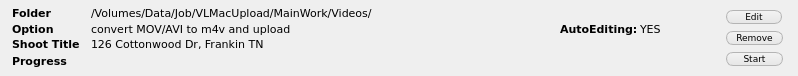
<?xml version="1.0" encoding="UTF-8"?>
<ui version="4.0">
 <class>TaskWidget</class>
 <widget class="QWidget" name="TaskWidget">
  <property name="geometry">
   <rect>
    <x>0</x>
    <y>0</y>
    <width>798</width>
    <height>76</height>
   </rect>
  </property>
  <property name="minimumSize">
   <size>
    <width>0</width>
    <height>76</height>
   </size>
  </property>
  <property name="windowTitle">
   <string>Form</string>
  </property>
  <property name="styleSheet">
   <string notr="true">.TaskWidget {background-color: qlineargradient(x1: 0, y1: 0, x2: 0, y2: 1, stop: 0 rgba(138, 202, 131, 202), stop: 1 rgba(60, 209, 63, 202));}</string>
  </property>
  <layout class="QGridLayout" name="gridLayout_2">
   <property name="leftMargin">
    <number>12</number>
   </property>
   <property name="topMargin">
    <number>5</number>
   </property>
   <property name="bottomMargin">
    <number>5</number>
   </property>
   <property name="verticalSpacing">
    <number>3</number>
   </property>
   <item row="0" column="0">
    <layout class="QGridLayout" name="gridLayout">
     <item row="0" column="0">
      <widget class="QLabel" name="label">
       <property name="minimumSize">
        <size>
         <width>48</width>
         <height>0</height>
        </size>
       </property>
       <property name="maximumSize">
        <size>
         <width>48</width>
         <height>16</height>
        </size>
       </property>
       <property name="font">
        <font>
         <family>Verdana</family>
         <pointsize>8</pointsize>
         <weight>75</weight>
         <bold>true</bold>
        </font>
       </property>
       <property name="text">
        <string>Folder</string>
       </property>
      </widget>
     </item>
     <item row="0" column="2" colspan="3">
      <widget class="QLabel" name="pathLabel">
       <property name="font">
        <font>
         <family>Verdana</family>
         <pointsize>8</pointsize>
        </font>
       </property>
       <property name="text">
        <string>/Volumes/Data/Job/VLMacUpload/MainWork/Videos/</string>
       </property>
      </widget>
     </item>
     <item row="1" column="0">
      <widget class="QLabel" name="label_2">
       <property name="minimumSize">
        <size>
         <width>51</width>
         <height>0</height>
        </size>
       </property>
       <property name="maximumSize">
        <size>
         <width>51</width>
         <height>16</height>
        </size>
       </property>
       <property name="font">
        <font>
         <family>Verdana</family>
         <pointsize>8</pointsize>
         <weight>75</weight>
         <bold>true</bold>
        </font>
       </property>
       <property name="text">
        <string>Option</string>
       </property>
      </widget>
     </item>
     <item row="1" column="2">
      <widget class="QLabel" name="optionLabel">
       <property name="minimumSize">
        <size>
         <width>400</width>
         <height>0</height>
        </size>
       </property>
       <property name="maximumSize">
        <size>
         <width>600</width>
         <height>16777215</height>
        </size>
       </property>
       <property name="font">
        <font>
         <family>Verdana</family>
         <pointsize>8</pointsize>
        </font>
       </property>
       <property name="text">
        <string>convert MOV/AVI to m4v and upload</string>
       </property>
      </widget>
     </item>
     <item row="1" column="3">
      <widget class="QLabel" name="autoEditingLabel">
       <property name="enabled">
        <bool>true</bool>
       </property>
       <property name="minimumSize">
        <size>
         <width>80</width>
         <height>0</height>
        </size>
       </property>
       <property name="maximumSize">
        <size>
         <width>80</width>
         <height>16</height>
        </size>
       </property>
       <property name="font">
        <font>
         <family>Verdana</family>
         <pointsize>8</pointsize>
         <weight>75</weight>
         <bold>true</bold>
        </font>
       </property>
       <property name="text">
        <string>AutoEditing:</string>
       </property>
      </widget>
     </item>
     <item row="1" column="4">
      <widget class="QLabel" name="autoEditing">
       <property name="minimumSize">
        <size>
         <width>80</width>
         <height>0</height>
        </size>
       </property>
       <property name="maximumSize">
        <size>
         <width>80</width>
         <height>16</height>
        </size>
       </property>
       <property name="font">
        <font>
         <family>Verdana</family>
         <pointsize>8</pointsize>
        </font>
       </property>
       <property name="text">
        <string>YES</string>
       </property>
      </widget>
     </item>
     <item row="2" column="0" colspan="2">
      <widget class="QLabel" name="label_3">
       <property name="minimumSize">
        <size>
         <width>71</width>
         <height>0</height>
        </size>
       </property>
       <property name="maximumSize">
        <size>
         <width>71</width>
         <height>16</height>
        </size>
       </property>
       <property name="font">
        <font>
         <family>Verdana</family>
         <pointsize>8</pointsize>
         <weight>75</weight>
         <bold>true</bold>
        </font>
       </property>
       <property name="text">
        <string>Shoot Title</string>
       </property>
      </widget>
     </item>
     <item row="2" column="2" colspan="3">
      <widget class="QLabel" name="shootTitleLabel">
       <property name="font">
        <font>
         <family>Verdana</family>
         <pointsize>8</pointsize>
        </font>
       </property>
       <property name="text">
        <string>126 Cottonwood Dr, Frankin TN</string>
       </property>
      </widget>
     </item>
     <item row="3" column="0">
      <widget class="QLabel" name="label_4">
       <property name="minimumSize">
        <size>
         <width>61</width>
         <height>0</height>
        </size>
       </property>
       <property name="maximumSize">
        <size>
         <width>61</width>
         <height>16</height>
        </size>
       </property>
       <property name="font">
        <font>
         <family>Verdana</family>
         <pointsize>8</pointsize>
         <weight>75</weight>
         <bold>true</bold>
        </font>
       </property>
       <property name="text">
        <string>Progress</string>
       </property>
      </widget>
     </item>
     <item row="3" column="1">
      <widget class="QProgressIndicator" name="progressIndicator" native="true">
       <property name="minimumSize">
        <size>
         <width>18</width>
         <height>18</height>
        </size>
       </property>
       <property name="maximumSize">
        <size>
         <width>18</width>
         <height>18</height>
        </size>
       </property>
      </widget>
     </item>
     <item row="3" column="2" colspan="3">
      <widget class="QLabel" name="progressLabel">
       <property name="font">
        <font>
         <family>Verdana</family>
         <pointsize>8</pointsize>
        </font>
       </property>
       <property name="text">
        <string/>
       </property>
      </widget>
     </item>
    </layout>
   </item>
   <item row="0" column="1">
    <widget class="QWidget" name="widget_2" native="true">
     <property name="minimumSize">
      <size>
       <width>61</width>
       <height>65</height>
      </size>
     </property>
     <property name="maximumSize">
      <size>
       <width>61</width>
       <height>65</height>
      </size>
     </property>
     <widget class="QPushButton" name="editButton">
      <property name="geometry">
       <rect>
        <x>0</x>
        <y>5</y>
        <width>56</width>
        <height>14</height>
       </rect>
      </property>
      <property name="sizePolicy">
       <sizepolicy hsizetype="Minimum" vsizetype="Fixed">
        <horstretch>0</horstretch>
        <verstretch>0</verstretch>
       </sizepolicy>
      </property>
      <property name="font">
       <font>
        <family>Verdana</family>
        <pointsize>7</pointsize>
        <weight>50</weight>
        <bold>false</bold>
       </font>
      </property>
      <property name="styleSheet">
       <string notr="true">QPushButton {
background-color: qlineargradient(x1:0, y1:0, x2:0, y2:1, stop:0 rgba(243, 243, 243, 255), stop:1 rgba(230, 230, 230, 255));
border: 1px solid rgba(180, 180, 180, 255);
border-radius: 7px;
}

QPushButton:hover {
background-color: qlineargradient(x1:0, y1:0, x2:0, y2:1, stop:0 rgba(210, 243, 243, 255), stop:1 rgba(191, 191, 191, 255));
border:none;
border-radius: 7px;
}

QPushButton:pressed {
background-color: qlineargradient(x1:0, y1:0, x2:0, y2:1, stop:0 rgba(170, 243, 243, 255), stop:1 rgba(191, 191, 191, 255));
border:none;
border-radius: 7px;
}</string>
      </property>
      <property name="text">
       <string>Edit</string>
      </property>
     </widget>
     <widget class="QPushButton" name="removeButton">
      <property name="geometry">
       <rect>
        <x>0</x>
        <y>26</y>
        <width>57</width>
        <height>14</height>
       </rect>
      </property>
      <property name="font">
       <font>
        <family>Verdana</family>
        <pointsize>7</pointsize>
        <weight>50</weight>
        <bold>false</bold>
       </font>
      </property>
      <property name="styleSheet">
       <string notr="true">QPushButton {
background-color: qlineargradient(x1:0, y1:0, x2:0, y2:1, stop:0 rgba(243, 243, 243, 255), stop:1 rgba(230, 230, 230, 255));
border: 1px solid rgba(180, 180, 180, 255);
border-radius: 7px;
}

QPushButton:hover {
background-color: qlineargradient(x1:0, y1:0, x2:0, y2:1, stop:0 rgba(210, 243, 243, 255), stop:1 rgba(191, 191, 191, 255));
border:none;
border-radius: 7px;
}

QPushButton:pressed {
background-color: qlineargradient(x1:0, y1:0, x2:0, y2:1, stop:0 rgba(170, 243, 243, 255), stop:1 rgba(191, 191, 191, 255));
border:none;
border-radius: 7px;
}</string>
      </property>
      <property name="text">
       <string>Remove</string>
      </property>
     </widget>
     <widget class="QPushButton" name="stopButton">
      <property name="geometry">
       <rect>
        <x>0</x>
        <y>47</y>
        <width>57</width>
        <height>14</height>
       </rect>
      </property>
      <property name="font">
       <font>
        <family>Verdana</family>
        <pointsize>7</pointsize>
        <weight>50</weight>
        <bold>false</bold>
       </font>
      </property>
      <property name="styleSheet">
       <string notr="true">QPushButton {
background-color: qlineargradient(x1:0, y1:0, x2:0, y2:1, stop:0 rgba(243, 243, 243, 255), stop:1 rgba(230, 230, 230, 255));
border: 1px solid rgba(180, 180, 180, 255);
border-radius: 7px;
}

QPushButton:hover {
background-color: qlineargradient(x1:0, y1:0, x2:0, y2:1, stop:0 rgba(210, 243, 243, 255), stop:1 rgba(191, 191, 191, 255));
border:none;
border-radius: 7px;
}

QPushButton:pressed {
background-color: qlineargradient(x1:0, y1:0, x2:0, y2:1, stop:0 rgba(170, 243, 243, 255), stop:1 rgba(191, 191, 191, 255));
border:none;
border-radius: 7px;
}</string>
      </property>
      <property name="text">
       <string>Start</string>
      </property>
     </widget>
    </widget>
   </item>
  </layout>
 </widget>
 <customwidgets>
  <customwidget>
   <class>QProgressIndicator</class>
   <extends>QWidget</extends>
   <header location="global">qprogressindicator.h</header>
   <container>1</container>
  </customwidget>
 </customwidgets>
 <resources/>
 <connections/>
</ui>
